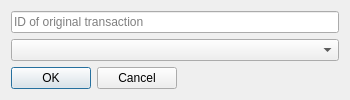
<?xml version="1.0" encoding="UTF-8"?>
<ui version="4.0">
 <class>ReversalWindow</class>
 <widget class="QDialog" name="ReversalWindow">
  <property name="geometry">
   <rect>
    <x>0</x>
    <y>0</y>
    <width>350</width>
    <height>100</height>
   </rect>
  </property>
  <property name="sizePolicy">
   <sizepolicy hsizetype="Fixed" vsizetype="Fixed">
    <horstretch>0</horstretch>
    <verstretch>0</verstretch>
   </sizepolicy>
  </property>
  <property name="minimumSize">
   <size>
    <width>350</width>
    <height>100</height>
   </size>
  </property>
  <property name="maximumSize">
   <size>
    <width>350</width>
    <height>100</height>
   </size>
  </property>
  <property name="windowTitle">
   <string>Reversal</string>
  </property>
  <property name="modal">
   <bool>true</bool>
  </property>
  <layout class="QVBoxLayout" name="verticalLayout_2">
   <item>
    <layout class="QVBoxLayout" name="verticalLayout">
     <item>
      <widget class="QLineEdit" name="TransactionIdField">
       <property name="placeholderText">
        <string>ID of original transaction</string>
       </property>
      </widget>
     </item>
     <item>
      <widget class="QComboBox" name="ComboBoxId">
       <property name="focusPolicy">
        <enum>Qt::NoFocus</enum>
       </property>
      </widget>
     </item>
    </layout>
   </item>
   <item>
    <layout class="QHBoxLayout" name="horizontalLayout">
     <item>
      <widget class="QDialogButtonBox" name="buttonBox">
       <property name="standardButtons">
        <set>QDialogButtonBox::Cancel|QDialogButtonBox::Ok</set>
       </property>
      </widget>
     </item>
     <item>
      <spacer name="horizontalSpacer">
       <property name="orientation">
        <enum>Qt::Horizontal</enum>
       </property>
       <property name="sizeHint" stdset="0">
        <size>
         <width>40</width>
         <height>20</height>
        </size>
       </property>
      </spacer>
     </item>
    </layout>
   </item>
  </layout>
 </widget>
 <resources/>
 <connections>
  <connection>
   <sender>buttonBox</sender>
   <signal>accepted()</signal>
   <receiver>ReversalWindow</receiver>
   <slot>accept()</slot>
   <hints>
    <hint type="sourcelabel">
     <x>156</x>
     <y>81</y>
    </hint>
    <hint type="destinationlabel">
     <x>194</x>
     <y>89</y>
    </hint>
   </hints>
  </connection>
  <connection>
   <sender>buttonBox</sender>
   <signal>rejected()</signal>
   <receiver>ReversalWindow</receiver>
   <slot>reject()</slot>
   <hints>
    <hint type="sourcelabel">
     <x>85</x>
     <y>83</y>
    </hint>
    <hint type="destinationlabel">
     <x>93</x>
     <y>99</y>
    </hint>
   </hints>
  </connection>
 </connections>
</ui>
